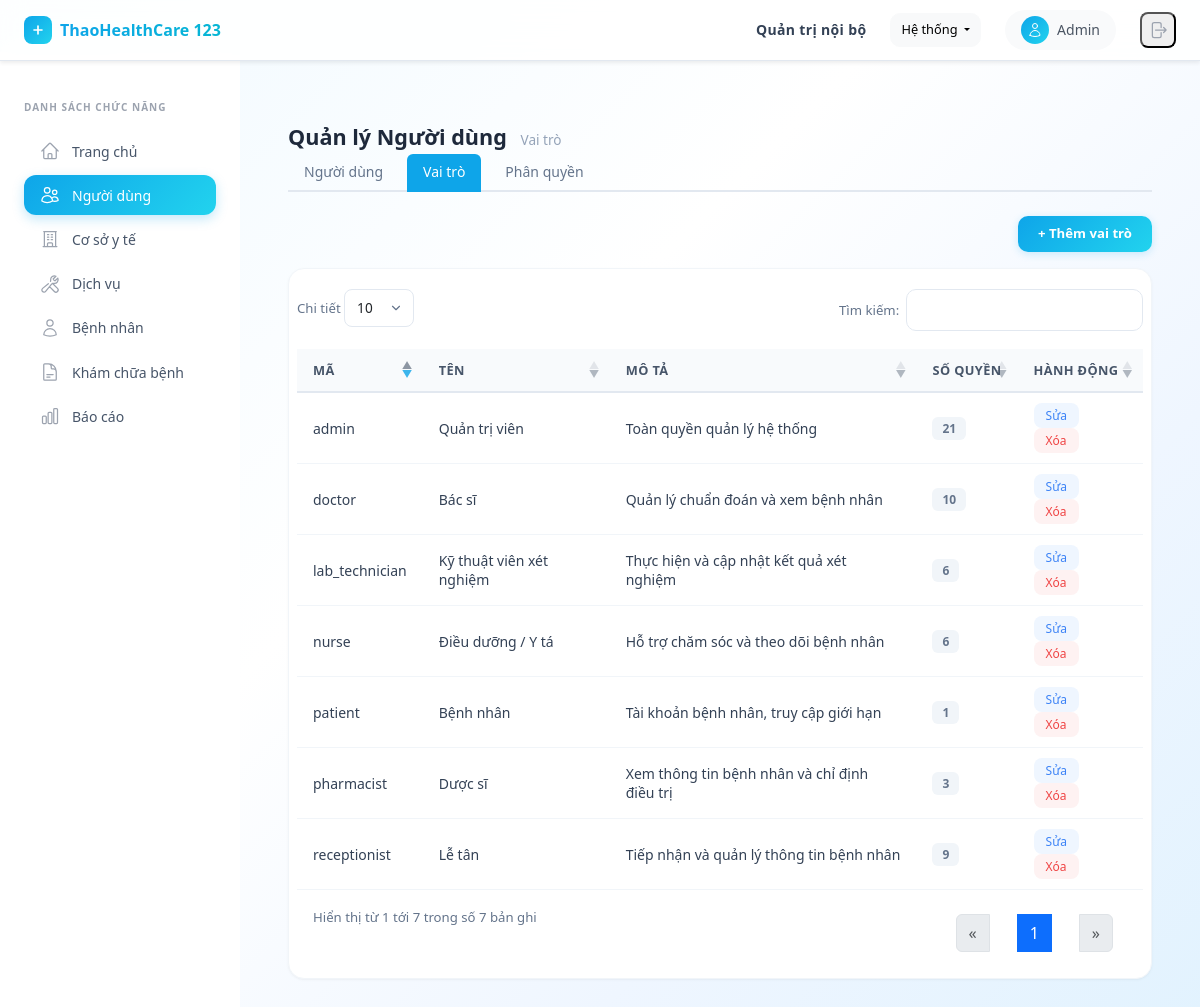
The app's page /roles/ (signed in) with its own data.
### api/models.py (models this page shows, shortened)
class User(AbstractUser):
    code = models.CharField(max_length=50, unique=True)
    facility = models.ForeignKey(MedicalFacility, on_delete=models.CASCADE, related_name="users", null=True, blank=True)
    name = models.CharField(max_length=255)
    role = models.ForeignKey(Role, on_delete=models.SET_NULL, null=True, blank=True, related_name='users')
    patient = models.OneToOneField('Patient', on_delete=models.SET_NULL, null=True, blank=True, related_name='user')
    created_at = models.DateTimeField(auto_now_add=True)
    updated_at = models.DateTimeField(auto_now=True)
    @property
    def role_code(self):
        return self.role.code if self.role else None

class Role(models.Model):
    code = models.CharField(max_length=50, unique=True)
    name = models.CharField(max_length=100)
    description = models.TextField(blank=True, null=True)
    permissions = models.ManyToManyField(Permission, blank=True, related_name='roles')
    created_at = models.DateTimeField(auto_now_add=True)
    updated_at = models.DateTimeField(auto_now=True)

### api/views.py (the view)
# urls.py: path('roles/', role_list, name='role_list'),
@admin_required
def role_list(request):
    roles = Role.objects.prefetch_related('permissions').all()
    permissions = Permission.objects.all()
    return render(request, 'role_list.html', {
        'roles': roles,
        'permissions': permissions,
        'tab': 'users',
        'subtab': 'roles',
    })

### api/templates/role_list.html (shortened to what this page needs)
{% extends "base.html" %}
{% load static %}
{% block content %}
<link rel="stylesheet" href="https://cdn.datatables.net/1.13.6/css/dataTables.bootstrap5.min.css">
<h3 class="page-title">Quản lý Người dùng <small>Vai trò</small></h3>
{% include "user_subtabs.html" %}
<div class="table-toolbar">
    <button class="btn-add" onclick="openCreateModal()">+ Thêm vai trò</button>
</div>
<div class="table-card">
<table id="roleTable" class="table">
    <thead>
        <tr>
            <th>Mã</th>
            <th>Tên</th>
            <th>Mô tả</th>
            <th>Số quyền</th>
            <th>Hành động</th>
        </tr>
    </thead>
    <tbody>
        {% for r in roles %}
        <tr id="row-{{ r.id }}">
            <td><span style="font-weight:500;">{{ r.code }}</span></td>
            <td>{{ r.name }}</td>
            <td>{{ r.description|default:"" }}</td>
            <td><span class="badge-role badge-role-default">{{ r.permissions.count }}</span></td>
            <td>
                <button class="btn-action btn-action-edit" onclick="openEditModal({{ r.id }})">Sửa</button>
                <button class="btn-action btn-action-delete" onclick="deleteRole({{ r.id }})">Xóa</button>
            </td>
        </tr>
        {% endfor %}
    </tbody>
</table>
</div>
{% endblock %}

### api/templates/base.html (shortened to what this page needs)
﻿<!DOCTYPE html>
<html lang="vi">
<head>
    <script src="https://cdn.tailwindcss.com"></script>
    <link rel="stylesheet" href="https://cdn.jsdelivr.net/npm/bootstrap@5.3.0/dist/css/bootstrap.min.css">
</head>
<body class="min-h-screen" style="margin:0; background: linear-gradient(135deg, #f0f9ff 0%, #ffffff 40%, #eff6ff 70%, #e0f2fe 100%); background-attachment: fixed;">
    <nav class="top-navbar fixed top-0 left-0 right-0 z-50 flex items-center justify-between px-6 py-2.5 shadow-sm">
        <div class="flex items-center gap-3">
            <a href="{% url 'dashboard' %}" class="flex items-center gap-2" style="text-decoration:none;">
                <div class="bg-gradient-to-br from-primary to-cyan-400 rounded-lg p-1.5">
                    <svg class="w-4 h-4 text-white" fill="none" viewBox="0 0 24 24" stroke="currentColor">
                        <path stroke-linecap="round" stroke-linejoin="round" stroke-width="2.5" d="M12 6v6m0 0v6m0-6h6m-6 0H6"/>
                    </svg>
                </div>
                <span class="text-base font-bold bg-gradient-to-r from-primary to-cyan-500 bg-clip-text" style="color:transparent; -webkit-background-clip:text;">ThaoHealthCare 123</span>
            </a>
        </div>
        <div class="flex items-center gap-4">
            <span class="hidden sm:block text-sm font-semibold text-slate-700 tracking-wide">Quản trị nội bộ</span>
            {% if user.is_authenticated %}
            <div class="dropdown">
                <button class="btn btn-light dropdown-toggle" type="button" data-bs-toggle="dropdown" aria-expanded="false" style="border-radius:10px; font-size:0.8rem; padding:6px 10px;">
                    Hệ thống
                </button>
            </div>
            {% endif %}
            <div class="flex items-center gap-2 bg-gray-50 rounded-full px-3 py-1.5">
                <div class="w-7 h-7 rounded-full bg-gradient-to-br from-primary to-cyan-400 flex items-center justify-center">
                    <svg class="w-4 h-4 text-white" fill="none" viewBox="0 0 24 24" stroke="currentColor">
                        <path stroke-linecap="round" stroke-linejoin="round" stroke-width="1.5" d="M15.75 6a3.75 3.75 0 11-7.5 0 3.75 3.75 0 017.5 0zM4.501 20.118a7.5 7.5 0 0114.998 0A17.933 17.933 0 0112 21.75c-2.676 0-5.216-.584-7.499-1.632z"/>
                    </svg>
                </div>
                <span class="text-sm font-medium text-gray-600">{{ user.name|default:user.username }}</span>
            </div>
            <form action="{% url 'logout' %}" method="post" class="m-0">
                <button type="submit" class="p-1.5 rounded-lg hover:bg-red-50 text-gray-400 hover:text-red-500 transition" title="Đăng xuất">
                    <svg class="w-5 h-5" fill="none" viewBox="0 0 24 24" stroke="currentColor">
                        <path stroke-linecap="round" stroke-linejoin="round" stroke-width="1.5" d="M15.75 9V5.25A2.25 2.25 0 0013.5 3h-6a2.25 2.25 0 00-2.25 2.25v13.5A2.25 2.25 0 007.5 21h6a2.25 2.25 0 002.25-2.25V15m3 0l3-3m0 0l-3-3m3 3H9"/>
                    </svg>
                </button>
            </form>
        </div>
    </nav>
    <aside id="sidebar" class="sidebar fixed top-[52px] left-0 bottom-0 w-60 bg-white border-r border-gray-100 z-40 transform -translate-x-full lg:translate-x-0 transition-transform duration-200 overflow-y-auto">
        <div class="px-4 pt-5 pb-3">
            <p class="text-[10px] font-semibold text-gray-400 uppercase tracking-widest mb-3">Danh sách chức năng</p>
            <nav class="flex flex-col gap-1">
                {% if user.is_authenticated and user.role_code == "admin" %}
                <a href="{% url 'dashboard' %}" class="nav-item-link {% if tab == 'home' %}active{% endif %}">
                    Trang chủ
                </a>
                <a href="{% url 'user_list' %}" class="nav-item-link {% if tab == 'users' %}active{% endif %}">
                    Người dùng
                </a>
                <a href="{% url 'facility_list' %}" class="nav-item-link {% if tab == 'facilities' %}active{% endif %}">
                    Cơ sở y tế
                </a>
                <a href="{% url 'service_list' %}" class="nav-item-link {% if tab == 'services' %}active{% endif %}">
                    Dịch vụ
                </a>
                <a href="{% url 'patient_list' %}" class="nav-item-link {% if tab == 'patients' %}active{% endif %}">
                    <svg class="w-5 h-5 text-gray-400" fill="none" viewBox="0 0 24 24" stroke="currentColor"><path stroke-linecap="round" stroke-linejoin="round" stroke-width="1.5" d="M15.75 6a3.75 3.75 0 11-7.5 0 3.75 3.75 0 017.5 0zM4.501 20.118a7.5 7.5 0 0114.998 0A17.933 17.933 0 0112 21.75c-2.676 0-5.216-.584-7.499-1.632z"/></svg>
                    Bệnh nhân
                </a>
                <a href="{% url 'examination_list' %}" class="nav-item-link {% if tab == 'examinations' %}active{% endif %}">
                    Khám chữa bệnh
                </a>
                <a href="{% url 'report_list' %}" class="nav-item-link {% if tab == 'reports' %}active{% endif %}">
                    Báo cáo
                </a>
                {% endif %}
            </nav>
        </div>
    </aside>
    <main class="lg:ml-60 pt-[52px] min-h-screen">
        <div class="p-5">
            {% block content %}{% endblock %}
        </div>
    </main>
</body>
</html>

### api/templates/base.html (style rules this page uses)
.sidebar { font-family: system-ui, -apple-system, sans-serif; }
.sidebar * { box-sizing: border-box; }
.sidebar a, .sidebar button { text-decoration: none; }
.nav-item-link { display: flex; align-items: center; gap: 0.75rem; padding: 0.6rem 1rem; border-radius: 0.75rem; color: #475569; font-size: 0.875rem; font-weight: 500; transition: all 0.15s; }
.nav-item-link.active { background: linear-gradient(135deg, #0ea5e9, #22d3ee); color: #fff; box-shadow: 0 4px 12px rgba(14,165,233,0.25); }
.nav-item-link.active svg { color: #fff; }
.top-navbar { background: rgba(255,255,255,0.85); backdrop-filter: blur(12px); border-bottom: 1px solid #e2e8f0; }
.table-card { background: #fff; border-radius: 16px; box-shadow: 0 1px 3px rgba(0,0,0,0.04), 0 1px 2px rgba(0,0,0,0.02); border: 1px solid #f1f5f9; overflow: hidden; padding: 8px; }
.table-card .table { margin-bottom: 0; }
.table-card thead th, table.dataTable thead th { background: #f8fafc !important; border-bottom: 2px solid #e2e8f0 !important; color: #475569 !important; font-weight: 600 !important; font-size: 0.8rem !important; text-transform: uppercase; letter-spacing: 0.03em; padding: 12px 16px !important; white-space: nowrap; }
.table-card tbody td, table.dataTable tbody td { padding: 10px 16px !important; font-size: 0.875rem; color: #334155; border-bottom: 1px solid #f1f5f9 !important; vertical-align: middle; }
table.dataTable thead .sorting::after, table.dataTable thead .sorting_asc::after, table.dataTable thead .sorting_desc::after { opacity: 0.4 !important; }
table.dataTable thead .sorting_asc::after, table.dataTable thead .sorting_desc::after { opacity: 0.8 !important; color: #0ea5e9 !important; }
.btn-action { padding: 4px 12px; font-size: 0.75rem; font-weight: 500; border-radius: 8px; border: none; cursor: pointer; transition: all 0.15s; }
.btn-action-edit { background: #eff6ff; color: #3b82f6; }
.btn-action-delete { background: #fef2f2; color: #ef4444; }
.page-title { font-size: 1.35rem; font-weight: 700; color: #1e293b; margin-bottom: 0.25rem; }
.page-title small { font-size: 0.85rem; font-weight: 400; color: #94a3b8; margin-left: 8px; }
.table-toolbar { display: flex; align-items: center; justify-content: space-between; flex-wrap: wrap; gap: 10px; margin-bottom: 16px; }
.btn-add { background: linear-gradient(135deg, #0ea5e9, #22d3ee); color: #fff; font-size: 0.825rem; font-weight: 600; padding: 8px 20px; border-radius: 10px; border: none; cursor: pointer; box-shadow: 0 2px 8px rgba(14,165,233,0.2); transition: all 0.15s; }
.badge-role { display: inline-block; padding: 3px 10px; border-radius: 6px; font-size: 0.75rem; font-weight: 600; }
.badge-role-default { background: #f1f5f9; color: #64748b; }

### records on screen
User: name "Admin"
Role: code "admin", name "Quản trị viên", description "Toàn quyền quản lý hệ thống", permissions.count "21"
Role: code "doctor", name "Bác sĩ", description "Quản lý chuẩn đoán và xem bệnh nhân", permissions.count "10"
Role: code "receptionist", name "Lễ tân", description "Tiếp nhận và quản lý thông tin bệnh nhân", permissions.count "9"
Role: code "nurse", name "Điều dưỡng / Y tá", description "Hỗ trợ chăm sóc và theo dõi bệnh nhân", permissions.count "6"
Role: code "lab_technician", name "Kỹ thuật viên xét nghiệm", description "Thực hiện và cập nhật kết quả xét nghiệm", permissions.count "6"
Role: code "pharmacist", name "Dược sĩ", description "Xem thông tin bệnh nhân và chỉ định điều trị", permissions.count "3"
Role: code "patient", name "Bệnh nhân", description "Tài khoản bệnh nhân, truy cập giới hạn", permissions.count "1"
